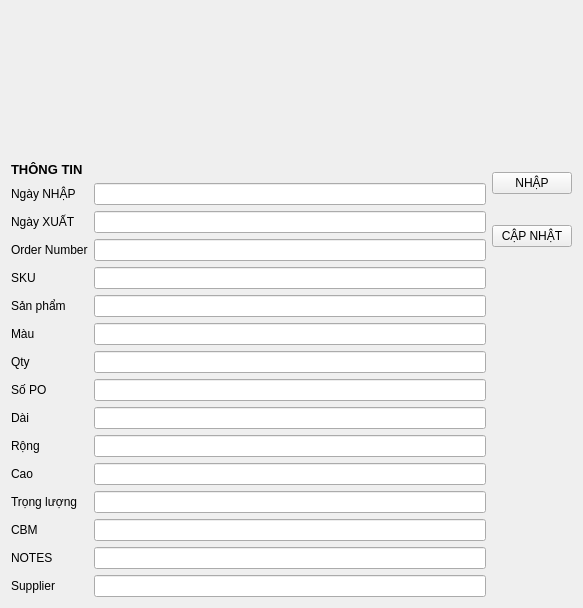
<?xml version="1.0" encoding="UTF-8"?>
<ui version="4.0">
 <class>Form</class>
 <widget class="QWidget" name="Form">
  <property name="geometry">
   <rect>
    <x>0</x>
    <y>0</y>
    <width>583</width>
    <height>608</height>
   </rect>
  </property>
  <property name="windowTitle">
   <string>AIR FREIGHT ADD</string>
  </property>
  <layout class="QGridLayout" name="gridLayout_2">
   <item row="0" column="0">
    <widget class="QLabel" name="label">
     <property name="text">
      <string/>
     </property>
     <property name="pixmap">
      <pixmap resource="resources.qrc">:/images/tlclogo3.jpg</pixmap>
     </property>
     <property name="alignment">
      <set>Qt::AlignCenter</set>
     </property>
    </widget>
   </item>
   <item row="1" column="0">
    <layout class="QGridLayout" name="gridLayout">
     <item row="0" column="0">
      <widget class="QLabel" name="label_2">
       <property name="font">
        <font>
         <pointsize>10</pointsize>
         <weight>75</weight>
         <bold>true</bold>
        </font>
       </property>
       <property name="text">
        <string>THÔNG TIN</string>
       </property>
      </widget>
     </item>
     <item row="0" column="2" rowspan="2">
      <widget class="QPushButton" name="nhapairButton">
       <property name="text">
        <string>NHẬP</string>
       </property>
      </widget>
     </item>
     <item row="1" column="0">
      <widget class="QLabel" name="label_3">
       <property name="text">
        <string>Ngày NHẬP</string>
       </property>
      </widget>
     </item>
     <item row="1" column="1">
      <widget class="QLineEdit" name="lineEdit_1"/>
     </item>
     <item row="2" column="0">
      <widget class="QLabel" name="label_4">
       <property name="text">
        <string>Ngày XUẤT</string>
       </property>
      </widget>
     </item>
     <item row="2" column="1">
      <widget class="QLineEdit" name="lineEdit_2"/>
     </item>
     <item row="2" column="2" rowspan="2">
      <widget class="QPushButton" name="capnhatairButton">
       <property name="text">
        <string>CẬP NHẬT</string>
       </property>
      </widget>
     </item>
     <item row="3" column="0">
      <widget class="QLabel" name="label_5">
       <property name="text">
        <string>Order Number</string>
       </property>
      </widget>
     </item>
     <item row="3" column="1">
      <widget class="QLineEdit" name="lineEdit_3"/>
     </item>
     <item row="4" column="0">
      <widget class="QLabel" name="label_6">
       <property name="text">
        <string>SKU</string>
       </property>
      </widget>
     </item>
     <item row="4" column="1">
      <widget class="QLineEdit" name="lineEdit_4"/>
     </item>
     <item row="5" column="0">
      <widget class="QLabel" name="label_7">
       <property name="text">
        <string>Sản phẩm</string>
       </property>
      </widget>
     </item>
     <item row="5" column="1">
      <widget class="QLineEdit" name="lineEdit_5"/>
     </item>
     <item row="6" column="0">
      <widget class="QLabel" name="label_9">
       <property name="text">
        <string>Màu</string>
       </property>
      </widget>
     </item>
     <item row="6" column="1">
      <widget class="QLineEdit" name="lineEdit_6"/>
     </item>
     <item row="7" column="0">
      <widget class="QLabel" name="label_10">
       <property name="text">
        <string>Qty</string>
       </property>
      </widget>
     </item>
     <item row="7" column="1">
      <widget class="QLineEdit" name="lineEdit_7"/>
     </item>
     <item row="8" column="0">
      <widget class="QLabel" name="label_11">
       <property name="text">
        <string>Số PO</string>
       </property>
      </widget>
     </item>
     <item row="8" column="1">
      <widget class="QLineEdit" name="lineEdit_8"/>
     </item>
     <item row="9" column="0">
      <widget class="QLabel" name="label_12">
       <property name="text">
        <string>Dài</string>
       </property>
      </widget>
     </item>
     <item row="9" column="1">
      <widget class="QLineEdit" name="lineEdit_9"/>
     </item>
     <item row="10" column="0">
      <widget class="QLabel" name="label_13">
       <property name="text">
        <string>Rộng</string>
       </property>
      </widget>
     </item>
     <item row="10" column="1">
      <widget class="QLineEdit" name="lineEdit_10"/>
     </item>
     <item row="11" column="0">
      <widget class="QLabel" name="label_14">
       <property name="text">
        <string>Cao</string>
       </property>
      </widget>
     </item>
     <item row="11" column="1">
      <widget class="QLineEdit" name="lineEdit_11">
       <property name="text">
        <string/>
       </property>
      </widget>
     </item>
     <item row="12" column="0">
      <widget class="QLabel" name="label_15">
       <property name="text">
        <string>Trọng lượng</string>
       </property>
      </widget>
     </item>
     <item row="12" column="1">
      <widget class="QLineEdit" name="lineEdit_12">
       <property name="text">
        <string/>
       </property>
      </widget>
     </item>
     <item row="13" column="0">
      <widget class="QLabel" name="label_16">
       <property name="text">
        <string>CBM</string>
       </property>
      </widget>
     </item>
     <item row="13" column="1">
      <widget class="QLineEdit" name="lineEdit_13">
       <property name="text">
        <string/>
       </property>
      </widget>
     </item>
     <item row="14" column="0">
      <widget class="QLabel" name="label_17">
       <property name="text">
        <string>NOTES</string>
       </property>
      </widget>
     </item>
     <item row="14" column="1">
      <widget class="QLineEdit" name="lineEdit_14">
       <property name="text">
        <string/>
       </property>
      </widget>
     </item>
     <item row="15" column="0">
      <widget class="QLabel" name="label_18">
       <property name="text">
        <string>Supplier</string>
       </property>
      </widget>
     </item>
     <item row="15" column="1">
      <widget class="QLineEdit" name="lineEdit_15">
       <property name="text">
        <string/>
       </property>
      </widget>
     </item>
    </layout>
   </item>
  </layout>
 </widget>
 <resources>
  <include location="resources.qrc"/>
 </resources>
 <connections/>
</ui>
